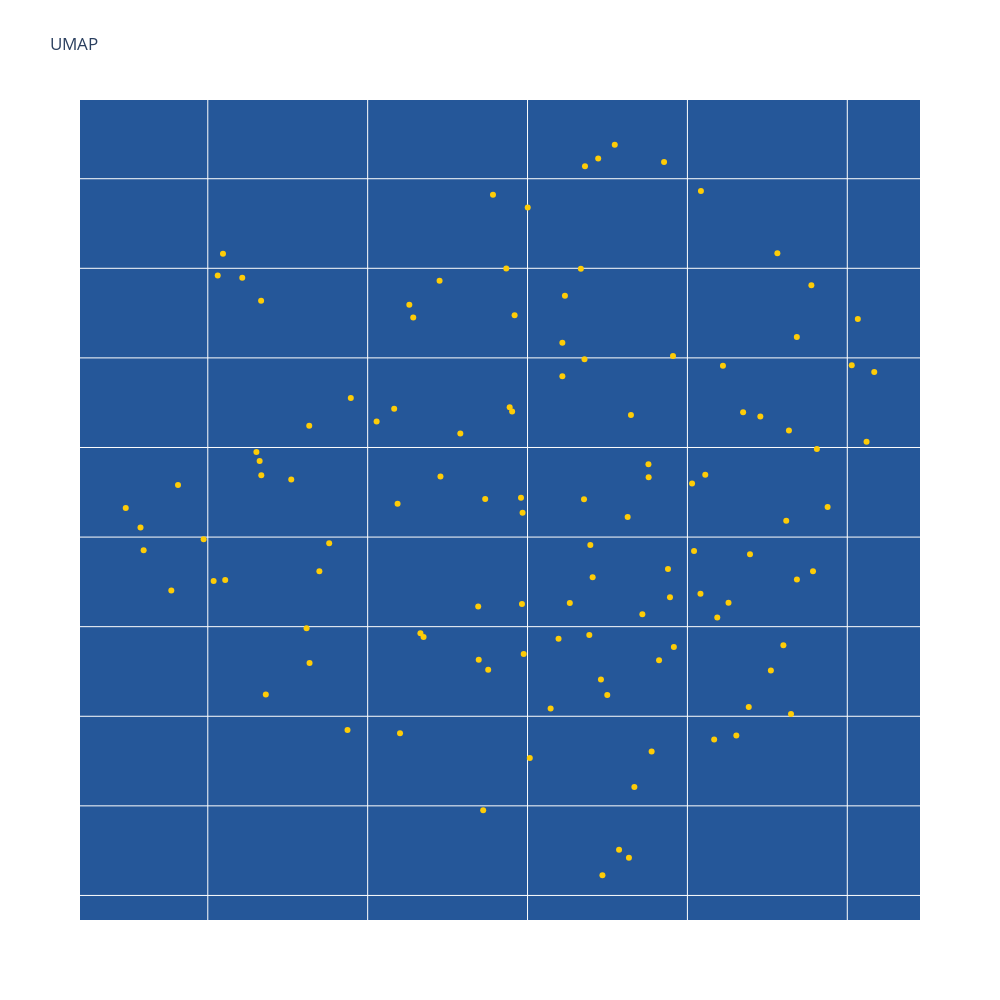

Notebook source saved alongside this figure:
### Markdown cell above
# Uniform Manifold Approximation and Projection (UMAP)
UMAP is a non-linear dimensionality reduction technique that has more power than PCA.

### Code cell
# Set up UMAP
umap_embeddings = UMAP().fit_transform(feature_matrix) # UMAP is running on the raw data

# Run 2D UMAP plot
# Here, we can manually subset faculty and then rerun the UMAP. This gives us more power to "zoom in". Later, can make this process more automated.
umap_embeddings_df = pd.DataFrame(umap_embeddings, columns=["V1", "V2"])
umap_embeddings_df['Faculty_Full_Name'] = raw_data['Faculty_Full_Name']
umap_embeddings_df = umap_embeddings_df.merge(top_mesh_terms_df, on='Faculty_Full_Name', how='left')
fig = px.scatter(umap_embeddings_df, x="V1", y="V2", title="UMAP", hover_name="Faculty_Full_Name",
                 hover_data={"V1": False, "V2": False,
                             'Top_Mesh_Terms': True},
                 width=1000, height=1000, color_discrete_sequence=['#fecc07'])
fig_show(fig)

### Figure 1 — Plotly figure (JSON) as saved in the notebook; plotly's stock layout.template omitted (floating-point values rounded to 4 significant figures; data arrays with more than 128 entries replaced by an {"elided": "..."} marker saying what was removed)
{"data": [{"customdata": {"elided": "114 rows, 495 str values in total"}, "hovertemplate": "<b>%{hovertext}</b><br><br>Top_Mesh_Terms=%{customdata[0]}<extra></extra>", "hovertext": ["Allison, Steven", "Arora, Kavita", "Atwood, Scott", "Azizi, Emanuel", "Baker, Nicholas", "Bardwell, Lee", "Blumberg, Bruce", "Blurton-Jones, Mathew", "Bracken, Matthew", "Briscoe, Adriana", "Burley, Nancy", "Busciglio, Jorge", "Cahill, Larry", "Cho, Ken", "Chrastil, Elizabeth", "Cinquin, Olivier", "Cocco, Melanie", "Cohen-Cory, Susana", "Connor, Kwasi", "Cramer, Karina", "Daley, Monica", "Donovan, Peter", "Drayman, Nir", "Edinger, Aimee", "Emerson, J.J.", "Eom, Dae Seok", "Faiola, Celia", "Fortin, Norbert", "Fowler, Christie", "Frank, Steven", "Frostig, Ron", "Fruman, David", "Gaut, Brandon", "German, Donovan", "Gershon, Paul", "Glabe, Charles", "Gonen, Shane", "Goulding, Celia", "Green, Kim", "Green, Michael", "Grill, Joshua", "Gross, Steven", "Halbrook, Christopher", "Hammer, Tobin", "Hu, Yilin", "Hughes, Christopher", "Huxman, Travis", "Inlay, Matthew", "James, Anthony", "Kawas, Claudia", "Kim, Seungsoo", "Kong, Mei", "Konieczny, Piotr", "Kvon, Evgeny", "LaFerla, Frank", "Lamb, Joleah", "Lander, Arthur", "Lane, Thomas", "Lara-Gonzalez, Pablo", "Lee, Grace", "Lodoen, Melissa", "Long, Anthony", "Luo, Ray", "Lur, Gyorgy", "Lutterschmidt, Deborah", "MacGregor, Grant", "Mahler, Stephen", "Martinez, Christopher", "Martiny, Adam", "Martiny, Jennifer", "McHenry, Matthew", "McNaughton, Bruce", "McNulty, Reginald", "Metherate, Raju", "Mooney, Kailen", "Morehouse, Benjamin", "Morrissette, Naomi", "Mortazavi, Ali", "Nicholas, Dequina", "Nie, Qing", "Parsons, Michael", "Pizzagalli, Diego", "Plikus, Maksim", "Ranz, Jose", "Razorenova, Olga", "Rebolleda-Gomez, Maria", "Ribbe, Markus", "Rodriguez Verdugo, Alejandra", "Schechtman-Drayman, Eitan", "Schilling, Thomas", "Shi, Xiaoyu", "Sorte, Cascade", "Stark, Craig", "Striedter, Georg", "Suetterlin, Christine", "Sumikawa, Katumi", "Sun, Sha", "Swarup, Vivek", "Symons, Celia", "Tenner, Andrea", "Thompson-Peer, Katherine", "Thompson, Leslie", "Thornton, Kevin", "Tinoco, Roberto", "Treseder, Kathleen", "Tsai, Shiou-Chuan", "Walsh, Craig", "Wang, Wenqi", "Warrior, Rahul", "Whiteson, Katrine", "Wiles, Travis", "Wood, Marcelo", "Xue, Katherine", "Yassa, Michael"], "legendgroup": "", "marker": {"color": "#fecc07", "symbol": "circle"}, "mode": "markers", "name": "", "orientation": "v", "showlegend": false, "type": "scatter", "x": [2.324, 3.455, 4.386, 2.095, 4.144, 3.867, 5.041, 5.81, 1.599, 3.202, 4.353, 5.456, 4.442, 5.082, 4.359, 4.194, 3.784, 4.218, 2.894, 4.234, 2.333, 5.877, 4.626, 3.969, 3.754, 4.634, 2.635, 3.58, 3.285, 2.618, 4.333, 4.407, 2.759, 3.056, 5.029, 5.112, 5.384, 4.393, 6.028, 4.001, 5.563, 5.618, 4.776, 4.014, 3.33, 5.257, 1.974, 4.91, 3.735, 5.085, 3.691, 4.264, 4.718, 4.459, 5.775, 1.814, 5.6, 5.786, 4.823, 3.166, 4.647, 3.695, 3.976, 4.218, 1.772, 6.066, 3.903, 2.062, 2.109, 2.335, 2.216, 4.356, 3.959, 3.261, 2.698, 4.891, 4.756, 5.684, 4.758, 5.306, 4.668, 5.391, 5.167, 2.874, 4.878, 2.522, 3.35, 2.037, 3.919, 4.572, 5.348, 1.579, 4.854, 2.636, 5.522, 3.45, 4.499, 6.12, 1.487, 6.169, 5.187, 5.635, 2.363, 4.915, 2.304, 5.685, 5.222, 3.965, 3.187, 5.648, 4.468, 3.888, 3.723, 4.546], "xaxis": "x", "y": [10.42, 10.34, 9.454, 11.58, 9.043, 11.5, 9.922, 10.49, 9.926, 8.905, 10.21, 10.67, 12.11, 9.683, 12.07, 9.433, 11.91, 11.08, 10.78, 11.35, 11.32, 10.17, 10.11, 10.14, 9.259, 8.211, 10.62, 10.58, 11.23, 9.491, 11.5, 9.775, 9.966, 10.64, 10.3, 10.35, 9.051, 9.955, 10.96, 11.84, 11.58, 10.09, 8.804, 8.768, 9.464, 9.633, 9.988, 11.01, 10.21, 11.93, 9.613, 9.632, 9.569, 9.205, 11.41, 10.29, 9.397, 9.81, 9.313, 10.72, 10.68, 9.315, 9.348, 10.9, 9.702, 11.22, 10.7, 11.46, 9.76, 10.35, 11.45, 10.99, 10.22, 11.3, 9.809, 9.665, 10.41, 11.12, 10.33, 8.892, 8.605, 9.904, 8.871, 8.923, 9.821, 10.32, 9.442, 9.755, 11.24, 8.255, 10.7, 10.05, 12.09, 9.298, 9.255, 11.43, 9.118, 10.53, 10.16, 10.92, 9.552, 10.59, 9.122, 9.387, 10.48, 9.763, 10.96, 9.627, 10.19, 9.013, 8.113, 10.72, 8.475, 12.19], "yaxis": "y"}], "layout": {"height": 1000, "legend": {"tracegroupgap": 0}, "plot_bgcolor": "#255799", "title": {"text": "UMAP"}, "width": 1000, "xaxis": {"anchor": "y", "domain": [0, 1], "showticklabels": false, "title": {"text": ""}}, "yaxis": {"anchor": "x", "domain": [0, 1], "showticklabels": false, "title": {"text": ""}}}}
